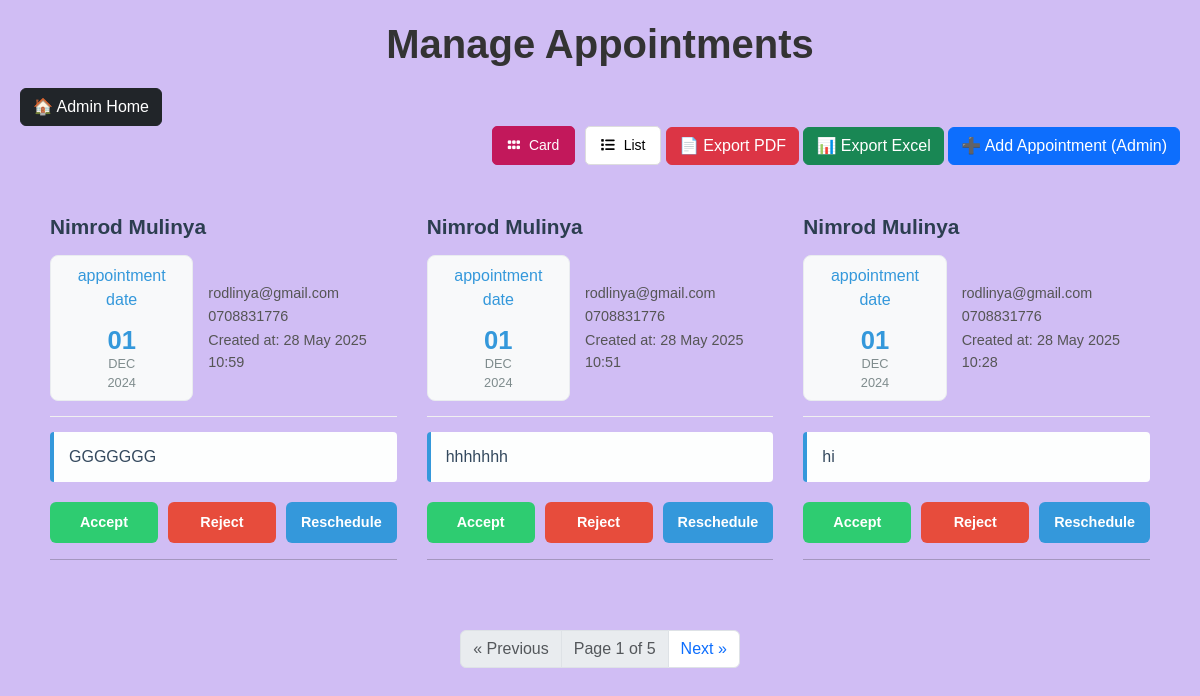
Before: /manage-appointment/ (signed in) with the older database file.
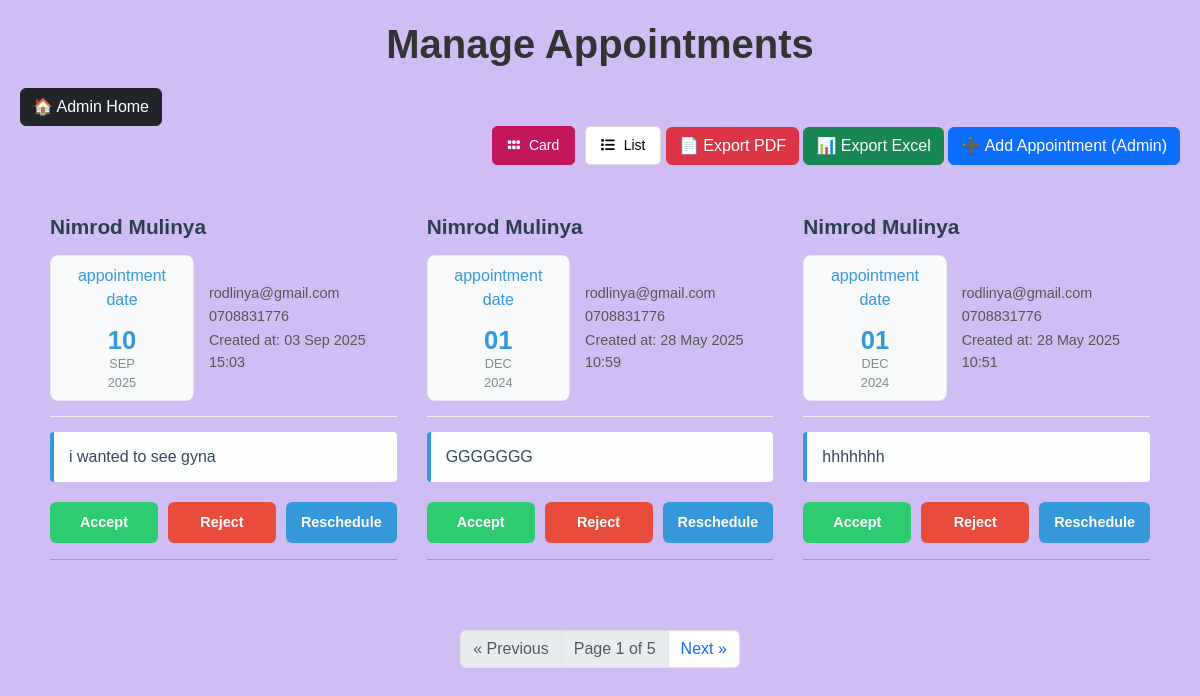
After: the same page with the newer database file.
### doctor/models.py (models this page shows, shortened)
class Appointment(models.Model):
    name = models.CharField(max_length=100)
    phone = models.CharField(max_length=15)
    email = models.EmailField(max_length=50)
    date = models.DateField()
    message = models.TextField(blank=True, null=True)
    created_at = models.DateTimeField(auto_now_add=True)
    accepted = models.BooleanField(default=False)
    cancelled = models.BooleanField(default=False)
    rescheduled = models.BooleanField(default=False)
    rescheduled_date = models.DateField(blank=True, null=True)
    rescheduled_time = models.TimeField(blank=True, null=True)
    rescheduled_reason = models.TextField(blank=True, null=True)
    appointment_time = models.TimeField(blank=True, null=True)
    class Meta:
        verbose_name = 'Appointment'
        verbose_name_plural = 'Appointments'
        ordering = ['-created_at']
        indexes = [
            models.Index(fields=['date', 'appointment_time']),
        ]

### doctor/views.py (the view, shortened to what this page needs)
# urls.py: path("manage-appointment/", ManageAppointmentView.as_view(), name="manage_appointment"),
@method_decorator(staff_member_required, name='dispatch')
class ManageAppointmentView(View):
    template_name = 'manage_appointment.html'
    def get(self, request):
        appointments = Appointment.objects.all().order_by('-created_at')
        paginator = Paginator(appointments, 3)
        page_number = request.GET.get('page')
        page_obj = paginator.get_page(page_number)
        return render(request, self.template_name, {
            'appointments': page_obj,
            'is_paginated': page_obj.has_other_pages(),
            'page_obj': page_obj,
            'title': 'Manage Appointments',
        })

### templates/manage_appointment.html (shortened to what this page needs)
{% load static %}
<link href="https://cdnjs.cloudflare.com/ajax/libs/font-awesome/5.10.0/css/all.min.css" rel="stylesheet" />
<link href="https://cdn.jsdelivr.net/npm/bootstrap-icons@1.4.1/font/bootstrap-icons.css" rel="stylesheet" />
<link href="https://cdn.jsdelivr.net/npm/bootstrap@5.3.3/dist/css/bootstrap.min.css" rel="stylesheet">
<link href="{% static 'assets/vendor/bootstrap/css/bootstrap.min.css' %}" rel="stylesheet" />
<link href="{% static 'assets/vendor/bootstrap-icons/bootstrap-icons.css' %}" rel="stylesheet" />
<link href="{% static 'assets/vendor/aos/aos.css' %}" rel="stylesheet" />
<link href="{% static 'assets/vendor/glightbox/css/glightbox.min.css' %}" rel="stylesheet" />
<link href="{% static 'assets/vendor/swiper/swiper-bundle.min.css' %}" rel="stylesheet" />
<link href="{% static 'assets/css/main.css' %}" rel="stylesheet" />
</head>
<body>
{% block content %}
<link
      rel="stylesheet"
      href="https://cdnjs.cloudflare.com/ajax/libs/font-awesome/6.1.1/css/all.min.css"
    />
  </head>
  <body>
    <main>
      <h1 class="appointments-title">Manage Appointments</h1>
      <a href="{% url 'admin:index' %}" class="btn btn-dark">
        🏠 Admin Home
      </a>
      <div class="view-toggle-container">
        <button
          id="view-cards-btn"
          class="view-toggle-btn active"
          title="Card View"
        >
          <i class="fa-solid fa-grip"></i> Card
        </button>
        <button id="view-list-btn" class="view-toggle-btn" title="List View">
          <i class="fa-solid fa-list"></i> List
        </button>
        <a href="{% url 'export_appointments_pdf' %}" class="btn btn-danger">
          📄 Export PDF
        </a>
        <a href="{% url 'export_appointments_excel' %}" class="btn btn-success">
          📊 Export Excel
        </a>
        <a href="{% url 'admin:doctor_appointment_add' %}" class="btn btn-primary">
          ➕ Add Appointment (Admin)
        </a>
      </div>
      <div id="appointmentsContainer" class="view-cards">
        <div class="appointments-container">
          {% for appointment in appointments %}
          <div class="appointment-card">
            <h3 class="card-name">{{ appointment.name }}</h3>
            <div class="contact-info-flex">
              <div class="date-display">
                <p>appointment date</p>
                <span class="date-day">{{ appointment.date|date:"d" }}</span>
                <span class="date-month"
                  >{{ appointment.date|date:"M"|upper }}</span
                >
                <span class="date-year"
                  >{{ appointment.date|date:"Y"|upper }}</span
                >
              </div>
              <div class="details">
                <p class="email-text">{{ appointment.email }}</p>
                <p class="phone-text">{{ appointment.phone }}</p>
                <p class="created-at-text">
                  Created at: {{ appointment.created_at|date:"d M Y H:i" }}
                </p>
              </div>
            </div>
            <p class="description-text">
                {{ appointment.message }}
            </p>
            <div class="action-buttons-container">
              <button
                type="button"
                class="btn-action btn-accept"
                data-bs-toggle="modal"
                data-bs-target="#actionModal"
                data-name="{{ appointment.name }}"
                data-date="{{ appointment.date }}"
                data-action="Accepted"
                data-id="{{ appointment.id }}"
              >
                Accept
              </button>
              <button
                type="button"
                class="btn-action btn-reject"
                data-bs-toggle="modal"
                data-bs-target="#actionModal"
                data-name="{{ appointment.name }}"
                data-date="{{ appointment.date }}"
                data-action="Rejected"
                data-id="{{ appointment.id }}"
              >
                Reject
              </button>
              <button
                type="button"
                class="btn-action btn-reschedule"
                data-bs-toggle="modal"
                data-bs-target="#actionModal"
                data-name="{{ appointment.name }}"
                data-date="{{ appointment.date }}"
                data-action="Rescheduled"
                data-id="{{ appointment.id }}"
              >
                Reschedule
              </button>
            </div>
            <hr>
          </div>
          {% empty %}
          <div style="text-align: center; grid-column: 1 / -1">
            <p>No appointments found.</p>
          </div>
          {% endfor %}
        </div>
        {% if is_paginated %}
        <nav
          aria-label="Page navigation"
          class="d-flex justify-content-center mt-4"
        >
          <ul class="pagination">
            {% if page_obj.has_previous %}
            <li class="page-item">
              <a
                class="page-link"
                href="?page={{ page_obj.previous_page_number }}{% if request.GET.q %}&q={{ request.GET.q }}{% endif %}"
              >
                &laquo; Previous
              </a>
            </li>
            {% else %}
            <li class="page-item disabled">
              <span class="page-link">&laquo; Previous</span>
            </li>
            {% endif %}
            <li class="page-item disabled">
              <span class="page-link">
                Page {{ page_obj.number }} of {{ page_obj.paginator.num_pages }}
              </span>
            </li>
            {% if page_obj.has_next %}
            <li class="page-item">
              <a
                class="page-link"
                href="?page={{ page_obj.next_page_number }}{% if request.GET.q %}&q={{ request.GET.q }}{% endif %}"
              >
                Next &raquo;
              </a>
            </li>
            {% else %}
            <li class="page-item disabled">
              <span class="page-link">Next &raquo;</span>
            </li>
            {% endif %}
          </ul>
        </nav>
        {% endif %}
      </div>
    </main>
    {% endblock content %}

### static/assets/css/main.css (style rules this page uses)
body { font-family: var(--font-default); color: var(--color-default); background-color: #F3CFC6; }
a { color: var(--color-primary); text-decoration: none; }
h1, h2, h3, h4, h5, h6 { font-family: var(--font-primary); }
.view-toggle-container { text-align: right; margin-bottom: 20px; }
.view-toggle-btn { background-color: #fff; border: 1px solid #ddd; padding: 8px 15px; cursor: pointer; border-radius: 5px; font-size: 14px; margin-left: 5px; transition: background-color 0.3s, color 0.3s; }

### templates/manage_appointment.html (style rules this page uses)
body { font-family: Arial, sans-serif; background-color:#d0bdf4; margin: 0; padding: 20px; }
main { max-width: 1200px; margin: 0 auto; }
.appointments-title { text-align: center; margin-bottom: 20px; color: #333; font-weight: 600; }
.view-toggle-container { text-align: right; margin-bottom: 20px; }
.view-toggle-btn { background-color: #fff; border: 1px solid #ddd; padding: 8px 15px; cursor: pointer; border-radius: 5px; font-size: 14px; margin-left: 5px; transition: background-color 0.3s, color 0.3s; }
.view-toggle-btn.active { background-color: #c2185b; color: #fff; border-color: #c2185b; }
.view-toggle-btn .fa-solid { margin-right: 5px; }
.view-cards .appointments-container { display: grid; grid-template-columns: repeat(auto-fill, minmax(340px, 1fr)); gap: 30px; padding: 30px; }
.view-cards .card-name { font-size: 1.3em; font-weight: 600; color: #2c3e50; margin-bottom: 15px; }
.view-cards .contact-info-flex { display: flex; align-items: center; margin-bottom: 15px; border-bottom: 1px solid #f0f0f0; padding-bottom: 15px; }
.view-cards .date-display { background-color: #f8f9fa; color: #3498db; border: 1px solid #e9ecef; border-radius: 8px; padding: 8px 12px; text-align: center; margin-right: 15px; min-width: 60px; }
.view-cards .date-day { display: block; font-size: 1.6em; font-weight: bold; line-height: 1; }
.view-cards .date-month, .view-cards .date-year { display: block; font-size: 0.8em; text-transform: uppercase; color: #7f8c8d; }
.view-cards .details { font-size: 0.9em; color: #555; line-height: 1.5; }
.view-cards .details p { margin: 2px 0; }
.view-cards .description-text { font-size: 1em; color: #34495e; line-height: 1.6; margin-top: 15px; margin-bottom: 20px; flex-grow: 1; background-color: #fdfefe; border-left: 4px solid #3498db; padding: 12px 15px; border-radius: 4px; }
.view-cards .action-buttons-container { display: grid; grid-template-columns: repeat(3, 1fr); gap: 10px; }
.btn-action { padding: 10px 15px; border: none; border-radius: 6px; cursor: pointer; font-size: 0.9em; font-weight: bold; transition: opacity 0.2s ease; text-align: center; color: white; }
.btn-accept { background-color: #2ecc71; }
.btn-reject { background-color: #e74c3c; }
.btn-reschedule { background-color: #3498db; }

Changed rows visible on the page:
no longer on this page (row unchanged): Appointment: name "Nimrod Mulinya", date "01", date "DEC", date "2024", email "rodlinya@gmail.com", phone "0708831776", created_at "28 May 2025 10:28", message "hi"
added Appointment: name "Nimrod Mulinya", date "10", date "SEP", date "2025", email "rodlinya@gmail.com", phone "0708831776", created_at "03 Sep 2025 15:03", message "i wanted to see gyna"
